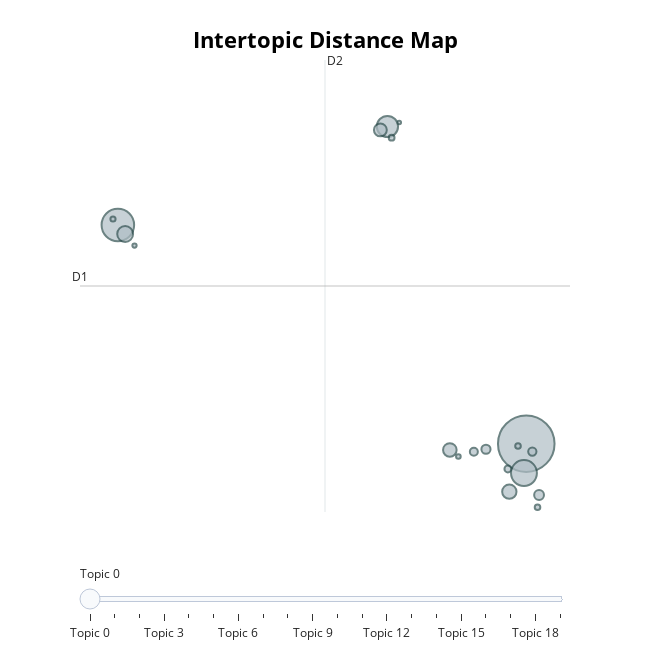

The code cell stored with this chart in its notebook:
### Code cell
topic_model.visualize_topics()

### Figure 1 — Plotly figure (JSON) as saved in the notebook; plotly's stock layout.template omitted (floating-point values rounded to 4 significant figures)
{"data": [{"customdata": [[0, "施工 | 工地 | 昼夜施工 | 噪音 | 噪音扰民", 5658], [1, "宣传 | 高音喇叭 | 音响 | 播放 | 播放音乐", 1873], [2, "学习 | 考生 | 九台区 | 孩子 | 高考", 1185], [3, "整改 | 生态环境 | 监测 | 该店 | 噪声", 796], [4, "唱歌 | 扭秧歌 | 劳动公园 | 劳动公园北门 | 有人", 445], [5, "硅谷大街 | 硅谷 | 顺达 | 益田 | 施工", 363], [6, "饲养 | 大型犬 | 犬吠 | 狗叫声 | 叫声", 325], [7, "工地 | 施工 | 负责人 | 禁止 | 作业", 292], [8, "豆腐坊 | 加工 | 豆腐 | 机器 | 鹿乡镇", 171], [9, "医院 | 中医院 | 患者 | 武警 | 农安南街", 148], [10, "施工 | 无法忍受 | 生态环境 | 工地 | 昼夜施工", 121], [11, "吵闹 | a2 | 天伦中央广场 | 在室内 | 413", 113], [12, "装修 | 节假日 | 周六 | 御峰 | 周末", 83], [13, "福安街 | 岭东路 | 洗车 | 检测 | 自助", 59], [14, "首创 | 恒大 | 首府 | 北路 | 大路", 56], [15, "爆竹 | 燃放烟花 | 运煤 | 亿晟蓝山 | 燃放鞭炮", 55], [16, "ktv | 湖西路 | 长影世纪村 | 隔音 | 星汇", 47], [17, "打鸣 | 养鸡 | 养鸟 | 饲养 | 公鸡", 38], [18, "鼓声 | 雁鸣湖山庄 | 固定 | 一伙人 | 宫廷", 32], [19, "供暖 | 泵房 | 星宝物业 | 煤渣 | 供热", 23]], "hovertemplate": "<b>Topic %{customdata[0]}</b><br>%{customdata[1]}<br>Size: %{customdata[2]}", "legendgroup": "", "marker": {"color": "#B0BEC5", "line": {"color": "DarkSlateGrey", "width": 2}, "size": [5658, 1873, 1185, 796, 445, 363, 325, 292, 171, 148, 121, 113, 83, 59, 56, 55, 47, 38, 32, 23], "sizemode": "area", "sizeref": 3.536, "symbol": "circle"}, "mode": "markers", "name": "", "orientation": "v", "showlegend": false, "type": "scatter", "x": [6.76, -7.518, 6.68, 1.907, -7.263, 6.168, 4.088, 1.659, 7.208, 5.352, 6.972, 4.928, 6.118, 2.053, 6.472, 7.154, -7.688, 4.387, -6.936, 2.32], "xaxis": "x", "y": [2.699, 8.903, 1.865, 11.7, 8.647, 1.336, 2.521, 11.6, 1.242, 2.541, 2.474, 2.471, 1.981, 11.38, 2.631, 0.8942, 9.073, 2.335, 8.321, 11.81], "yaxis": "y"}], "layout": {"annotations": [{"showarrow": false, "text": "D1", "x": -8.842, "y": 7.172, "yshift": 10}, {"showarrow": false, "text": "D2", "x": -0.2761, "xshift": 10, "y": 13.58}], "height": 650, "hoverlabel": {"bgcolor": "white", "font": {"family": "Rockwell", "size": 16}}, "legend": {"itemsizing": "constant", "tracegroupgap": 0}, "margin": {"t": 60}, "shapes": [{"line": {"color": "#CFD8DC", "width": 2}, "type": "line", "x0": -0.2761, "x1": -0.2761, "y0": 0.7601, "y1": 13.58}, {"line": {"color": "#9E9E9E", "width": 2}, "type": "line", "x0": -8.842, "x1": 8.289, "y0": 7.172, "y1": 7.172}], "sliders": [{"active": 0, "pad": {"t": 50}, "steps": [{"args": [{"marker.color": [["red", "#B0BEC5", "#B0BEC5", "#B0BEC5", "#B0BEC5", "#B0BEC5", "#B0BEC5", "#B0BEC5", "#B0BEC5", "#B0BEC5", "#B0BEC5", "#B0BEC5", "#B0BEC5", "#B0BEC5", "#B0BEC5", "#B0BEC5", "#B0BEC5", "#B0BEC5", "#B0BEC5", "#B0BEC5"]]}], "label": "Topic 0", "method": "update"}, {"args": [{"marker.color": [["#B0BEC5", "red", "#B0BEC5", "#B0BEC5", "#B0BEC5", "#B0BEC5", "#B0BEC5", "#B0BEC5", "#B0BEC5", "#B0BEC5", "#B0BEC5", "#B0BEC5", "#B0BEC5", "#B0BEC5", "#B0BEC5", "#B0BEC5", "#B0BEC5", "#B0BEC5", "#B0BEC5", "#B0BEC5"]]}], "label": "Topic 1", "method": "update"}, {"args": [{"marker.color": [["#B0BEC5", "#B0BEC5", "red", "#B0BEC5", "#B0BEC5", "#B0BEC5", "#B0BEC5", "#B0BEC5", "#B0BEC5", "#B0BEC5", "#B0BEC5", "#B0BEC5", "#B0BEC5", "#B0BEC5", "#B0BEC5", "#B0BEC5", "#B0BEC5", "#B0BEC5", "#B0BEC5", "#B0BEC5"]]}], "label": "Topic 2", "method": "update"}, {"args": [{"marker.color": [["#B0BEC5", "#B0BEC5", "#B0BEC5", "red", "#B0BEC5", "#B0BEC5", "#B0BEC5", "#B0BEC5", "#B0BEC5", "#B0BEC5", "#B0BEC5", "#B0BEC5", "#B0BEC5", "#B0BEC5", "#B0BEC5", "#B0BEC5", "#B0BEC5", "#B0BEC5", "#B0BEC5", "#B0BEC5"]]}], "label": "Topic 3", "method": "update"}, {"args": [{"marker.color": [["#B0BEC5", "#B0BEC5", "#B0BEC5", "#B0BEC5", "red", "#B0BEC5", "#B0BEC5", "#B0BEC5", "#B0BEC5", "#B0BEC5", "#B0BEC5", "#B0BEC5", "#B0BEC5", "#B0BEC5", "#B0BEC5", "#B0BEC5", "#B0BEC5", "#B0BEC5", "#B0BEC5", "#B0BEC5"]]}], "label": "Topic 4", "method": "update"}, {"args": [{"marker.color": [["#B0BEC5", "#B0BEC5", "#B0BEC5", "#B0BEC5", "#B0BEC5", "red", "#B0BEC5", "#B0BEC5", "#B0BEC5", "#B0BEC5", "#B0BEC5", "#B0BEC5", "#B0BEC5", "#B0BEC5", "#B0BEC5", "#B0BEC5", "#B0BEC5", "#B0BEC5", "#B0BEC5", "#B0BEC5"]]}], "label": "Topic 5", "method": "update"}, {"args": [{"marker.color": [["#B0BEC5", "#B0BEC5", "#B0BEC5", "#B0BEC5", "#B0BEC5", "#B0BEC5", "red", "#B0BEC5", "#B0BEC5", "#B0BEC5", "#B0BEC5", "#B0BEC5", "#B0BEC5", "#B0BEC5", "#B0BEC5", "#B0BEC5", "#B0BEC5", "#B0BEC5", "#B0BEC5", "#B0BEC5"]]}], "label": "Topic 6", "method": "update"}, {"args": [{"marker.color": [["#B0BEC5", "#B0BEC5", "#B0BEC5", "#B0BEC5", "#B0BEC5", "#B0BEC5", "#B0BEC5", "red", "#B0BEC5", "#B0BEC5", "#B0BEC5", "#B0BEC5", "#B0BEC5", "#B0BEC5", "#B0BEC5", "#B0BEC5", "#B0BEC5", "#B0BEC5", "#B0BEC5", "#B0BEC5"]]}], "label": "Topic 7", "method": "update"}, {"args": [{"marker.color": [["#B0BEC5", "#B0BEC5", "#B0BEC5", "#B0BEC5", "#B0BEC5", "#B0BEC5", "#B0BEC5", "#B0BEC5", "red", "#B0BEC5", "#B0BEC5", "#B0BEC5", "#B0BEC5", "#B0BEC5", "#B0BEC5", "#B0BEC5", "#B0BEC5", "#B0BEC5", "#B0BEC5", "#B0BEC5"]]}], "label": "Topic 8", "method": "update"}, {"args": [{"marker.color": [["#B0BEC5", "#B0BEC5", "#B0BEC5", "#B0BEC5", "#B0BEC5", "#B0BEC5", "#B0BEC5", "#B0BEC5", "#B0BEC5", "red", "#B0BEC5", "#B0BEC5", "#B0BEC5", "#B0BEC5", "#B0BEC5", "#B0BEC5", "#B0BEC5", "#B0BEC5", "#B0BEC5", "#B0BEC5"]]}], "label": "Topic 9", "method": "update"}, {"args": [{"marker.color": [["#B0BEC5", "#B0BEC5", "#B0BEC5", "#B0BEC5", "#B0BEC5", "#B0BEC5", "#B0BEC5", "#B0BEC5", "#B0BEC5", "#B0BEC5", "red", "#B0BEC5", "#B0BEC5", "#B0BEC5", "#B0BEC5", "#B0BEC5", "#B0BEC5", "#B0BEC5", "#B0BEC5", "#B0BEC5"]]}], "label": "Topic 10", "method": "update"}, {"args": [{"marker.color": [["#B0BEC5", "#B0BEC5", "#B0BEC5", "#B0BEC5", "#B0BEC5", "#B0BEC5", "#B0BEC5", "#B0BEC5", "#B0BEC5", "#B0BEC5", "#B0BEC5", "red", "#B0BEC5", "#B0BEC5", "#B0BEC5", "#B0BEC5", "#B0BEC5", "#B0BEC5", "#B0BEC5", "#B0BEC5"]]}], "label": "Topic 11", "method": "update"}, {"args": [{"marker.color": [["#B0BEC5", "#B0BEC5", "#B0BEC5", "#B0BEC5", "#B0BEC5", "#B0BEC5", "#B0BEC5", "#B0BEC5", "#B0BEC5", "#B0BEC5", "#B0BEC5", "#B0BEC5", "red", "#B0BEC5", "#B0BEC5", "#B0BEC5", "#B0BEC5", "#B0BEC5", "#B0BEC5", "#B0BEC5"]]}], "label": "Topic 12", "method": "update"}, {"args": [{"marker.color": [["#B0BEC5", "#B0BEC5", "#B0BEC5", "#B0BEC5", "#B0BEC5", "#B0BEC5", "#B0BEC5", "#B0BEC5", "#B0BEC5", "#B0BEC5", "#B0BEC5", "#B0BEC5", "#B0BEC5", "red", "#B0BEC5", "#B0BEC5", "#B0BEC5", "#B0BEC5", "#B0BEC5", "#B0BEC5"]]}], "label": "Topic 13", "method": "update"}, {"args": [{"marker.color": [["#B0BEC5", "#B0BEC5", "#B0BEC5", "#B0BEC5", "#B0BEC5", "#B0BEC5", "#B0BEC5", "#B0BEC5", "#B0BEC5", "#B0BEC5", "#B0BEC5", "#B0BEC5", "#B0BEC5", "#B0BEC5", "red", "#B0BEC5", "#B0BEC5", "#B0BEC5", "#B0BEC5", "#B0BEC5"]]}], "label": "Topic 14", "method": "update"}, {"args": [{"marker.color": [["#B0BEC5", "#B0BEC5", "#B0BEC5", "#B0BEC5", "#B0BEC5", "#B0BEC5", "#B0BEC5", "#B0BEC5", "#B0BEC5", "#B0BEC5", "#B0BEC5", "#B0BEC5", "#B0BEC5", "#B0BEC5", "#B0BEC5", "red", "#B0BEC5", "#B0BEC5", "#B0BEC5", "#B0BEC5"]]}], "label": "Topic 15", "method": "update"}, {"args": [{"marker.color": [["#B0BEC5", "#B0BEC5", "#B0BEC5", "#B0BEC5", "#B0BEC5", "#B0BEC5", "#B0BEC5", "#B0BEC5", "#B0BEC5", "#B0BEC5", "#B0BEC5", "#B0BEC5", "#B0BEC5", "#B0BEC5", "#B0BEC5", "#B0BEC5", "red", "#B0BEC5", "#B0BEC5", "#B0BEC5"]]}], "label": "Topic 16", "method": "update"}, {"args": [{"marker.color": [["#B0BEC5", "#B0BEC5", "#B0BEC5", "#B0BEC5", "#B0BEC5", "#B0BEC5", "#B0BEC5", "#B0BEC5", "#B0BEC5", "#B0BEC5", "#B0BEC5", "#B0BEC5", "#B0BEC5", "#B0BEC5", "#B0BEC5", "#B0BEC5", "#B0BEC5", "red", "#B0BEC5", "#B0BEC5"]]}], "label": "Topic 17", "method": "update"}, {"args": [{"marker.color": [["#B0BEC5", "#B0BEC5", "#B0BEC5", "#B0BEC5", "#B0BEC5", "#B0BEC5", "#B0BEC5", "#B0BEC5", "#B0BEC5", "#B0BEC5", "#B0BEC5", "#B0BEC5", "#B0BEC5", "#B0BEC5", "#B0BEC5", "#B0BEC5", "#B0BEC5", "#B0BEC5", "red", "#B0BEC5"]]}], "label": "Topic 18", "method": "update"}, {"args": [{"marker.color": [["#B0BEC5", "#B0BEC5", "#B0BEC5", "#B0BEC5", "#B0BEC5", "#B0BEC5", "#B0BEC5", "#B0BEC5", "#B0BEC5", "#B0BEC5", "#B0BEC5", "#B0BEC5", "#B0BEC5", "#B0BEC5", "#B0BEC5", "#B0BEC5", "#B0BEC5", "#B0BEC5", "#B0BEC5", "red"]]}], "label": "Topic 19", "method": "update"}]}], "title": {"font": {"color": "Black", "size": 22}, "text": "<b>Intertopic Distance Map</b>", "x": 0.5, "xanchor": "center", "y": 0.95, "yanchor": "top"}, "width": 650, "xaxis": {"anchor": "y", "domain": [0, 1], "range": [-8.842, 8.289], "title": {"text": ""}, "visible": false}, "yaxis": {"anchor": "x", "domain": [0, 1], "range": [0.7601, 13.58], "title": {"text": ""}, "visible": false}}}
